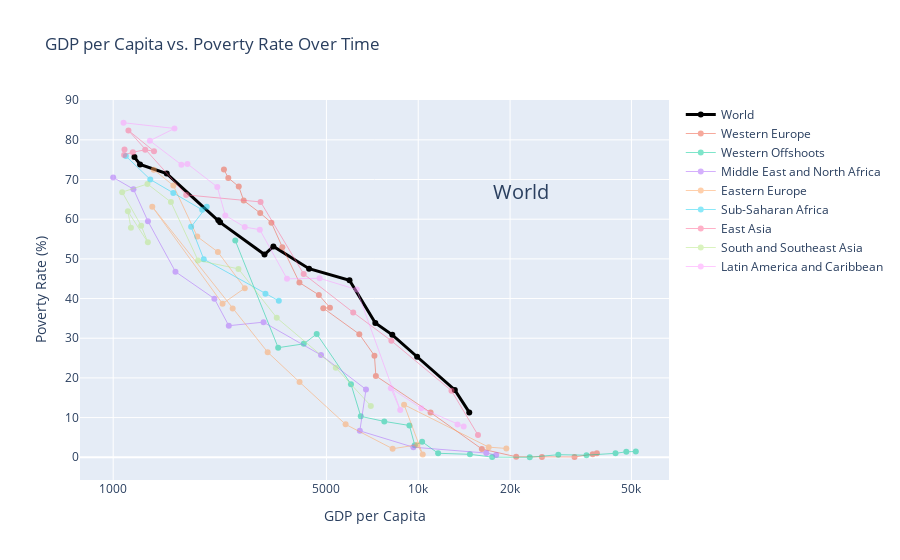

The notebook cell saved with this chart:
### Code cell
regions = ["World", "Western Europe", "Western Offshoots",
           "Middle East and North Africa", "Eastern Europe", "Sub-Saharan Africa",
           "East Asia", "South and Southeast Asia", "Latin America and Caribbean"]
create_comparison_chart(file2, regions, "World")

### Figure 1 — Plotly figure (JSON) as saved in the notebook; plotly's stock layout.template omitted (floating-point values rounded to 4 significant figures)
{"data": [{"line": {"color": "black", "width": 3}, "mode": "lines+markers", "name": "World", "opacity": 1, "x": [1174.0, 1225.0, 1498.0, 2212.0, 2241.0, 3133.0, 3351.0, 4386.0, 5952.0, 7233.0, 8222.0, 9915.0, 13180.0, 14700.0], "y": [75.65, 73.81, 71.5, 59.74, 59.21, 51.08, 53.13, 47.51, 44.62, 33.86, 30.86, 25.33, 16.97, 11.3], "type": "scatter"}, {"line": {"width": 1}, "mode": "lines+markers", "name": "Western Europe", "opacity": 0.5, "x": [2307.0, 2384.0, 2580.0, 2678.0, 3034.0, 3301.0, 3585.0, 4079.0, 4724.0, 5135.0, 4884.0, 6409.0, 7185.0, 7263.0, 10970.0, 16160.0, 20950.0, 25440.0, 32540.0, 37320.0, 38510.0], "y": [72.52, 70.41, 68.22, 64.7, 61.55, 59.11, 52.96, 44.01, 40.91, 37.7, 37.58, 31.03, 25.61, 20.5, 11.28, 2.075, 0.1234, 0.08134, 0.07772, 0.7797, 1.02], "type": "scatter"}, {"line": {"width": 1}, "mode": "lines+markers", "name": "Western Offshoots", "opacity": 0.5, "x": [2513.0, 3474.0, 4214.0, 4647.0, 6019.0, 6481.0, 7741.0, 9355.0, 9741.0, 10300.0, 11620.0, 14770.0, 17470.0, 23210.0, 28790.0, 35620.0, 44330.0, 48090.0, 51670.0], "y": [54.6, 27.62, 28.58, 31.09, 18.42, 10.3, 9.035, 8.013, 3.031, 3.9, 1.005, 0.7363, 0.03939, 0.001566, 0.6456, 0.5259, 0.9865, 1.376, 1.453], "type": "scatter"}, {"line": {"width": 1}, "mode": "lines+markers", "name": "Middle East and North Africa", "opacity": 0.5, "x": [1000.0, 1165.0, 1300.0, 1600.0, 2146.0, 2393.0, 3110.0, 4801.0, 6742.0, 6435.0, 9640.0, 16720.0, 18010.0], "y": [70.53, 67.58, 59.47, 46.77, 39.98, 33.16, 34.05, 25.76, 17.1, 6.653, 2.527, 1.062, 0.5899], "type": "scatter"}, {"line": {"width": 1}, "mode": "lines+markers", "name": "Eastern Europe", "opacity": 0.5, "x": [1358.0, 1575.0, 1886.0, 2204.0, 2700.0, 2283.0, 1343.0, 2464.0, 3209.0, 4082.0, 5779.0, 8241.0, 9933.0, 10340.0, 8986.0, 17020.0, 19450.0], "y": [72.47, 68.49, 55.62, 51.74, 42.63, 38.7, 63.15, 37.47, 26.48, 18.94, 8.289, 2.147, 3.134, 0.6877, 13.25, 2.553, 2.218], "type": "scatter"}, {"line": {"width": 1}, "mode": "lines+markers", "name": "Sub-Saharan Africa", "opacity": 0.5, "x": [1100.0, 1323.0, 1574.0, 1958.0, 2026.0, 1801.0, 1981.0, 3156.0, 3491.0], "y": [75.9, 70.01, 66.63, 62.36, 63.16, 58.07, 49.91, 41.24, 39.42], "type": "scatter"}, {"line": {"width": 1}, "mode": "lines+markers", "name": "East Asia", "opacity": 0.5, "x": [1089.0, 1086.0, 1160.0, 1273.0, 1361.0, 1122.0, 1735.0, 3042.0, 4212.0, 6121.0, 8164.0, 12850.0, 15700.0], "y": [77.54, 76.19, 76.9, 77.48, 77.14, 82.37, 66.13, 64.36, 46.19, 36.5, 29.35, 16.77, 5.596], "type": "scatter"}, {"line": {"width": 1}, "mode": "lines+markers", "name": "South and Southeast Asia", "opacity": 0.5, "x": [1143.0, 1117.0, 1299.0, 1235.0, 1070.0, 1295.0, 1546.0, 1897.0, 2574.0, 3437.0, 5367.0, 6991.0], "y": [57.87, 61.99, 54.17, 58.36, 66.82, 68.88, 64.32, 49.62, 47.48, 35.15, 22.57, 12.95], "type": "scatter"}, {"line": {"width": 1}, "mode": "lines+markers", "name": "Latin America and Caribbean", "opacity": 0.5, "x": [1081.0, 1588.0, 1319.0, 1673.0, 1751.0, 2194.0, 2331.0, 2700.0, 3024.0, 3713.0, 4751.0, 6286.0, 8728.0, 8132.0, 10220.0, 13450.0, 14090.0], "y": [84.31, 82.87, 79.78, 73.72, 73.94, 68.13, 60.96, 58.01, 57.36, 44.98, 45.11, 42.26, 11.92, 17.42, 12.36, 8.272, 7.735], "type": "scatter"}], "layout": {"xaxis": {"title": {"text": "GDP per Capita"}, "type": "log", "tickvals": [1000, 5000, 10000, 20000, 50000]}, "title": {"text": "GDP per Capita vs. Poverty Rate Over Time"}, "yaxis": {"title": {"text": "Poverty Rate (%)"}}, "hovermode": "x unified", "showlegend": true, "annotations": [{"align": "right", "font": {"size": 20}, "showarrow": false, "text": "World", "x": 0.8, "xanchor": "right", "xref": "paper", "y": 0.8, "yanchor": "top", "yref": "paper"}]}}
